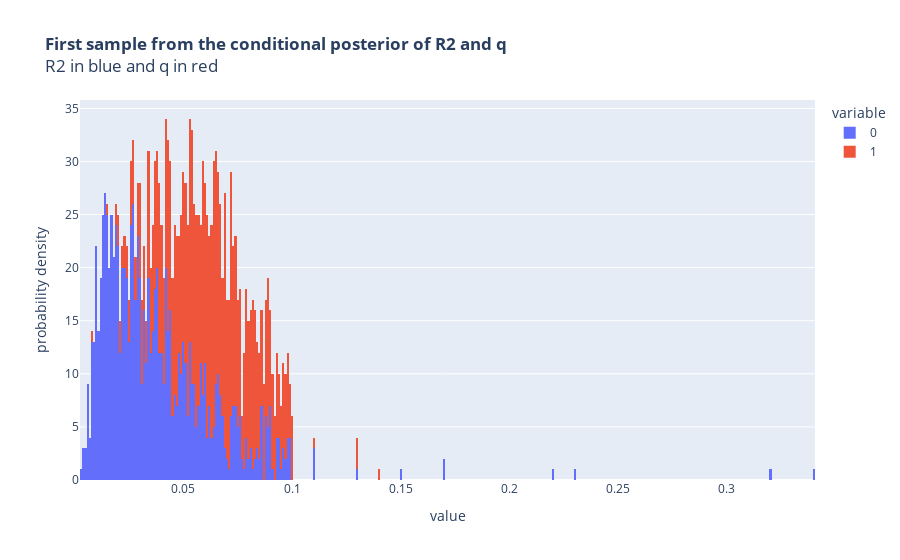
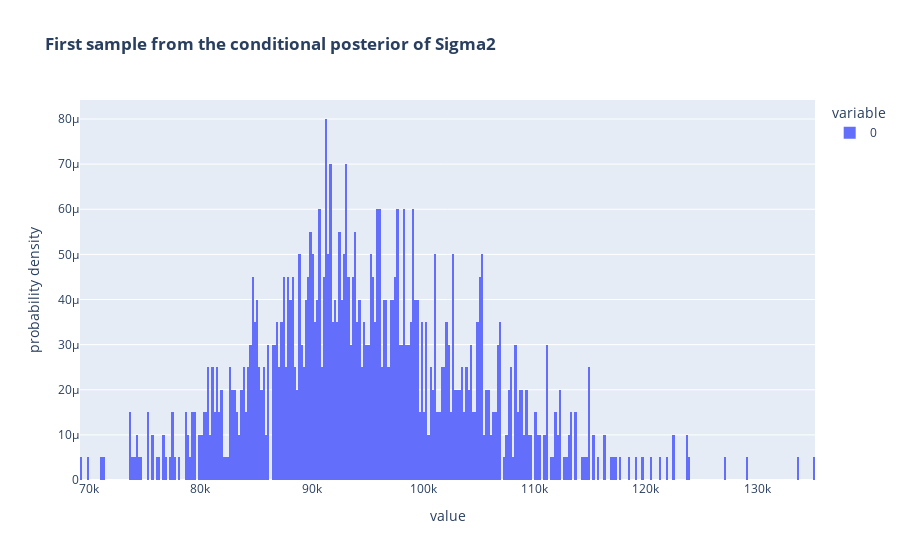
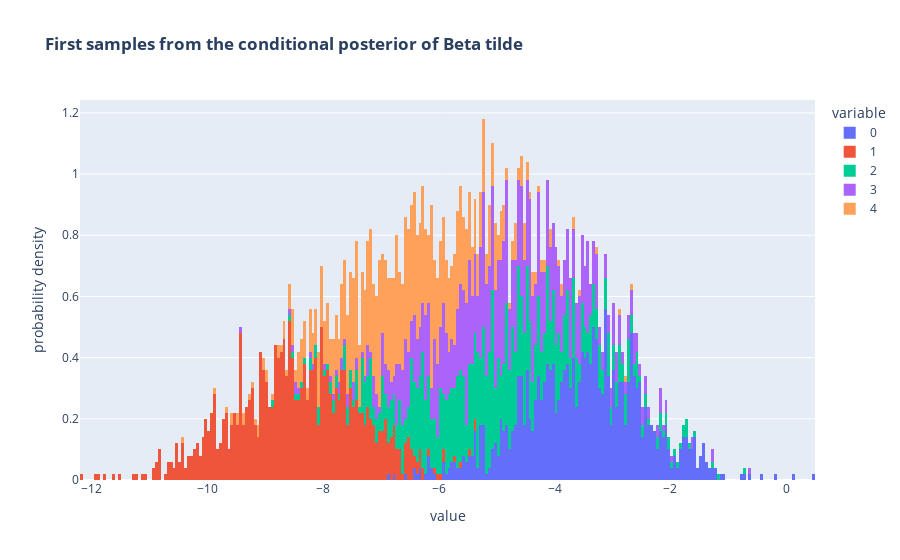

Notebook code for these charts, in order:
### Markdown cell above
### Testing phase

We test all of our functions on only one dataset generated according to the hyperparameters specified. We only do 10 iterations of Gibbs sampler with a burn in period equal to 3. To sample $z$ posterior, we only choose one iteration.

### Code cell
warnings.filterwarnings("ignore")

# for reproductibility
seed = 0

# data dimensions
T=200
k=100
l=0

#Z : (k,1)
#Y : (T,1)
#U : (T,l)
#X : (T,k)

# data generations
# for X:
rho=0.75

# for Beta : number of non null
s=5 #in [5,10,100]

# for sigma2 :ratio between explained and total variance 
Ry=0.02 #in [0.02, 0.25, 0.5]

# for q prior
a=1
b=1

# for R2 prior
A=1
B=1

# for Gibbs sampler of z posterior
n_iter_zi=1

# for Gibbs sampler of join posterior
n_iter=10
burn_in_period=3

np.random.seed(seed=seed)

dct = init_parameters(T=T,k=k,l=l,rho=rho,s=s,Ry=Ry,a=a,b=b,A=A,B=B, standardized_X=True)  #Initialising the model with standardized X
data0 = vectorize_data(dct=dct,T=T,k=k,l=l,a=a,b=b,A=A,B=B) #Model vectorization
grid=get_R2_q_grid() #Discrete support of (R^2,q)
print("Posterior density of (R^2, q) in one point \n")
print(get_R2_q_densities(data0, grid)[0]) #Join posterior density function of (R^2, q)

print("Marginal posterior density in one point \n")
print(get_q_density(data0, grid)[0]) #Marginal posterior density function of (R^2, q)

plot_hist(sample_R2_q_post(grid,data0, 1000), #Samples of (R^2, q) posteriors
          f"<b>First sample from the conditional posterior of R2 and q</b> <br>R2 in blue and q in red"
         )

print("Posterior density of zi in one point \n")
print(zi_densities(0,data0)[0]) #Posterior density of z_i

print("Sample of z prior \n")
print(data0[2,:])

print("Sample of z posterior in one point \n")
print(gibbs_z(data0, 1)[2,:]) #Sample of z posterior

plot_hist(sample_sigma2_post(data0, 1000),  #Samples of sigma^2 posteriors
          f"<b>First sample from the conditional posterior of Sigma2</b>"
         )

plot_hist(sample_beta_tilde_post(data0, 1000),  #Samples of beta_tilde posterios
          f"<b>First samples from the conditional posterior of Beta tilde</b>"
         )

print("Samples of q posterios \n")
list_q_posteriors=get_q_from_gibbs(data=data0, burn_in_period=burn_in_period, n_iter=n_iter, n_iter_zi=1)
print(list_q_posteriors)
if len(list_q_posteriors)==n_iter-burn_in_period:
    print("Burn in period is well implemented")

### Figure 1 — Plotly figure (JSON) as saved in the notebook; plotly's stock layout.template omitted (floating-point values rounded to 4 significant figures; data arrays with more than 128 entries replaced by an {"elided": "..."} marker saying what was removed)
{"data": [{"alignmentgroup": "True", "bingroup": "x", "histnorm": "probability density", "hovertemplate": "variable=0<br>value=%{x}<br>probability density=%{y}<extra></extra>", "legendgroup": "0", "marker": {"color": "#636efa", "pattern": {"shape": ""}}, "name": "0", "nbinsx": 400, "offsetgroup": "0", "orientation": "v", "showlegend": true, "type": "histogram", "x": {"elided": "1000 float values"}, "xaxis": "x", "yaxis": "y"}, {"alignmentgroup": "True", "bingroup": "x", "histnorm": "probability density", "hovertemplate": "variable=1<br>value=%{x}<br>probability density=%{y}<extra></extra>", "legendgroup": "1", "marker": {"color": "#EF553B", "pattern": {"shape": ""}}, "name": "1", "nbinsx": 400, "offsetgroup": "1", "orientation": "v", "showlegend": true, "type": "histogram", "x": {"elided": "1000 float values"}, "xaxis": "x", "yaxis": "y"}], "layout": {"barmode": "relative", "legend": {"title": {"text": "variable"}, "tracegroupgap": 0}, "title": {"text": "<b>First sample from the conditional posterior of R2 and q</b> <br>R2 in blue and q in red"}, "xaxis": {"anchor": "y", "domain": [0, 1], "title": {"text": "value"}}, "yaxis": {"anchor": "x", "domain": [0, 1], "title": {"text": "probability density"}}}}

### Figure 2 — Plotly figure (JSON) as saved in the notebook; plotly's stock layout.template omitted (floating-point values rounded to 4 significant figures; data arrays with more than 128 entries replaced by an {"elided": "..."} marker saying what was removed)
{"data": [{"alignmentgroup": "True", "bingroup": "x", "histnorm": "probability density", "hovertemplate": "variable=0<br>value=%{x}<br>probability density=%{y}<extra></extra>", "legendgroup": "0", "marker": {"color": "#636efa", "pattern": {"shape": ""}}, "name": "0", "nbinsx": 400, "offsetgroup": "0", "orientation": "v", "showlegend": true, "type": "histogram", "x": {"elided": "1000 float values"}, "xaxis": "x", "yaxis": "y"}], "layout": {"barmode": "relative", "legend": {"title": {"text": "variable"}, "tracegroupgap": 0}, "title": {"text": "<b>First sample from the conditional posterior of Sigma2</b>"}, "xaxis": {"anchor": "y", "domain": [0, 1], "title": {"text": "value"}}, "yaxis": {"anchor": "x", "domain": [0, 1], "title": {"text": "probability density"}}}}

### Figure 3 — Plotly figure (JSON) as saved in the notebook; plotly's stock layout.template omitted (floating-point values rounded to 4 significant figures; data arrays with more than 128 entries replaced by an {"elided": "..."} marker saying what was removed)
{"data": [{"alignmentgroup": "True", "bingroup": "x", "histnorm": "probability density", "hovertemplate": "variable=0<br>value=%{x}<br>probability density=%{y}<extra></extra>", "legendgroup": "0", "marker": {"color": "#636efa", "pattern": {"shape": ""}}, "name": "0", "nbinsx": 400, "offsetgroup": "0", "orientation": "v", "showlegend": true, "type": "histogram", "x": {"elided": "1000 float values"}, "xaxis": "x", "yaxis": "y"}, {"alignmentgroup": "True", "bingroup": "x", "histnorm": "probability density", "hovertemplate": "variable=1<br>value=%{x}<br>probability density=%{y}<extra></extra>", "legendgroup": "1", "marker": {"color": "#EF553B", "pattern": {"shape": ""}}, "name": "1", "nbinsx": 400, "offsetgroup": "1", "orientation": "v", "showlegend": true, "type": "histogram", "x": {"elided": "1000 float values"}, "xaxis": "x", "yaxis": "y"}, {"alignmentgroup": "True", "bingroup": "x", "histnorm": "probability density", "hovertemplate": "variable=2<br>value=%{x}<br>probability density=%{y}<extra></extra>", "legendgroup": "2", "marker": {"color": "#00cc96", "pattern": {"shape": ""}}, "name": "2", "nbinsx": 400, "offsetgroup": "2", "orientation": "v", "showlegend": true, "type": "histogram", "x": {"elided": "1000 float values"}, "xaxis": "x", "yaxis": "y"}, {"alignmentgroup": "True", "bingroup": "x", "histnorm": "probability density", "hovertemplate": "variable=3<br>value=%{x}<br>probability density=%{y}<extra></extra>", "legendgroup": "3", "marker": {"color": "#ab63fa", "pattern": {"shape": ""}}, "name": "3", "nbinsx": 400, "offsetgroup": "3", "orientation": "v", "showlegend": true, "type": "histogram", "x": {"elided": "1000 float values"}, "xaxis": "x", "yaxis": "y"}, {"alignmentgroup": "True", "bingroup": "x", "histnorm": "probability density", "hovertemplate": "variable=4<br>value=%{x}<br>probability density=%{y}<extra></extra>", "legendgroup": "4", "marker": {"color": "#FFA15A", "pattern": {"shape": ""}}, "name": "4", "nbinsx": 400, "offsetgroup": "4", "orientation": "v", "showlegend": true, "type": "histogram", "x": {"elided": "1000 float values"}, "xaxis": "x", "yaxis": "y"}], "layout": {"barmode": "relative", "legend": {"title": {"text": "variable"}, "tracegroupgap": 0}, "title": {"text": "<b>First samples from the conditional posterior of Beta tilde</b>"}, "xaxis": {"anchor": "y", "domain": [0, 1], "title": {"text": "value"}}, "yaxis": {"anchor": "x", "domain": [0, 1], "title": {"text": "probability density"}}}}
